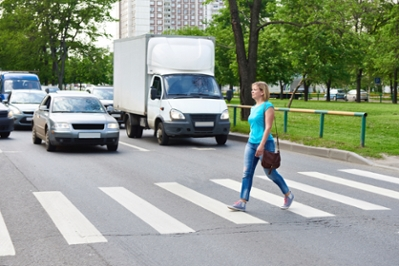
#> input picture InitialVisionTest/test_img.jpg, 399 x 266 px, given in place of the camera
$ python trackPerson.py
#> lines starting #> are read from the running program, lines starting #| are printed output that depends on the picture; after the words box and inside, x2 and y2 are one past the last pixel; in counts of white or black regions, pixels touching at a corner belong together
### InitialVisionTest/serialWrite.py
import serial
import serial.tools.list_ports as list_ports

class Serial_cmd:
    Arduino_IDs = ((0x2341, 0x0043), (0x2341, 0x0001),
                   (0x2A03, 0x0043), (0x2341, 0x0243),
                   (0x0403, 0x6001), (0x1A86, 0x7523))

    def __init__(self, port=''):
#> called with port = ''
        if port == '':
            self.dev = None
            self.connected = False
            devices = list_ports.comports()
            for device in devices:
                if (device.vid, device.pid) in Serial_cmd.Arduino_IDs:
                    try:
                        self.dev = serial.Serial(device.device, 115200)
                        self.connected = True
                        print('Connected to {!s}...'.format(device.device))
                    except:
                        pass
                if self.connected:
                    break
        else:
            try:
                self.dev = serial.Serial(port, 115200)
                self.connected = True
            except:
                self.edev = None
                self.connected = False
    def write_data_to_arduino(self, string_to_write):
        if self.connected:
            self.dev.write(str.encode(string_to_write))

### InitialVisionTest/trackPerson.py
import cv2
import matplotlib.pyplot as plt
import numpy as np
import time
from serialWrite import Serial_cmd

vid = cv2.VideoCapture(0)
hog = cv2.HOGDescriptor()
hog.setSVMDetector(cv2.HOGDescriptor_getDefaultPeopleDetector())
cv2.startWindowThread()

Obj = Serial_cmd()
time.sleep(2)
print('serial connected?')

if not vid.isOpened() or vid == None:
    raise IOError("Cannot open webcam")

while(True):
    #get frame
    ret, frame = vid.read()
#> frame is the input picture: shape (266, 399, 3); mean B, G, R 138.8, 153.2, 143.6
    # frame = cv2.imread("InitialVisionTest\\test_img.jpg")

    frame_resized = cv2.resize(frame, (640, 480))
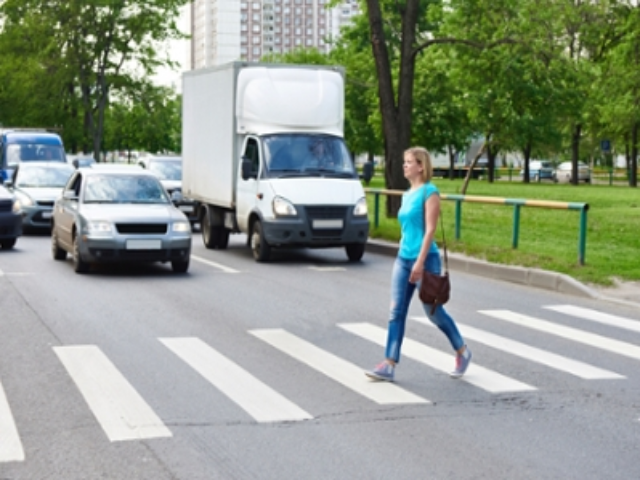
#> frame_resized: shape (480, 640, 3); mean B, G, R 138.7, 153.1, 143.5
    # using a greyscale picture, also for faster detection
    gray = cv2.cvtColor(frame_resized, cv2.COLOR_RGB2GRAY)
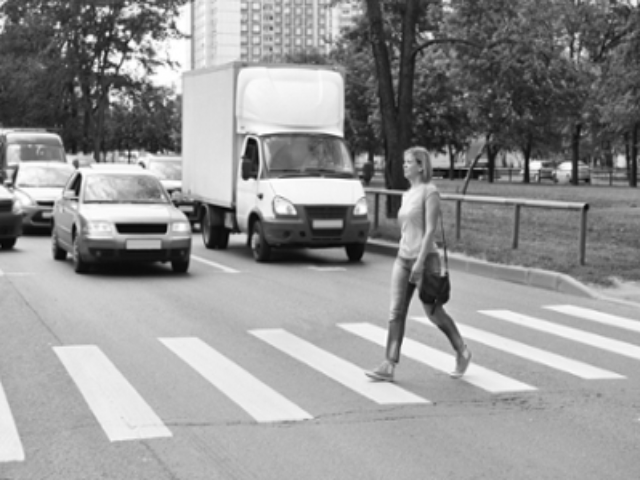
#> gray: shape (480, 640); min 2, max 255, mean 147.7

    # detect people in the image
    # returns the bounding boxes for the detected objects
    boxes, weights = hog.detectMultiScale(frame_resized, winStride=(8,8) )
#> boxes = [[348, 113, 147, 293]]; weights = [0.91]

    #find the largest box
    max_box = np.array([])
    for box in boxes:
        if len(max_box) == 0 or box[2] * box[3] > max_box[2]*max_box[3]:
            max_box = box
#> this loop made 1 pass

    #if there is a largest box
    if len(max_box) != 0:
        max_box_center_x = max_box[0] + (max_box[2]/2)
#> max_box_center_x = 421.5
        offset_x = ((frame.shape[1]/2) - (max_box_center_x))
#> offset_x = -222
        max_box = [max_box[0], max_box[1], max_box[0] + max_box[2], max_box[1] + max_box[3]]
#> max_box = [348, 113, 495, 406]
        xA, yA, xB, yB = max_box
#> xA = 348; yA = 113; xB = 495; yB = 406
        # display the detected largest box in the colour picture
        cv2.rectangle(frame_resized, (xA, yA), (xB, yB),
                            (0, 255, 0), 2)
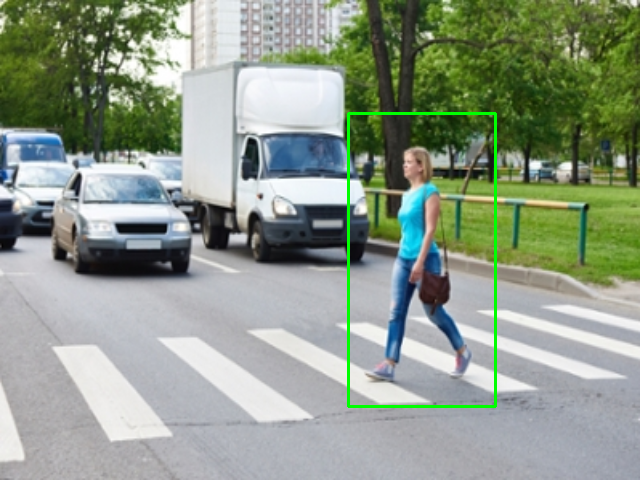
#> frame_resized: shape (480, 640, 3); 0.86% of pixels changed, all inside (x1, y1, x2, y2) = (347, 112, 497, 408)
    else:
        offset_x = 0
    offset_string = 'e' + str(offset_x)
#> offset_string = 'e-222.0'
    print(offset_x)
#| -222.0
    Obj.write_data_to_arduino(offset_string)
    #cv2.imshow('frame', frame_resized)
    #q to quit
    if cv2.waitKey(1) & 0xFF == ord('q'):
#> (key q is pressed here)
        break

vid.release()
cv2.destroyAllWindows()
